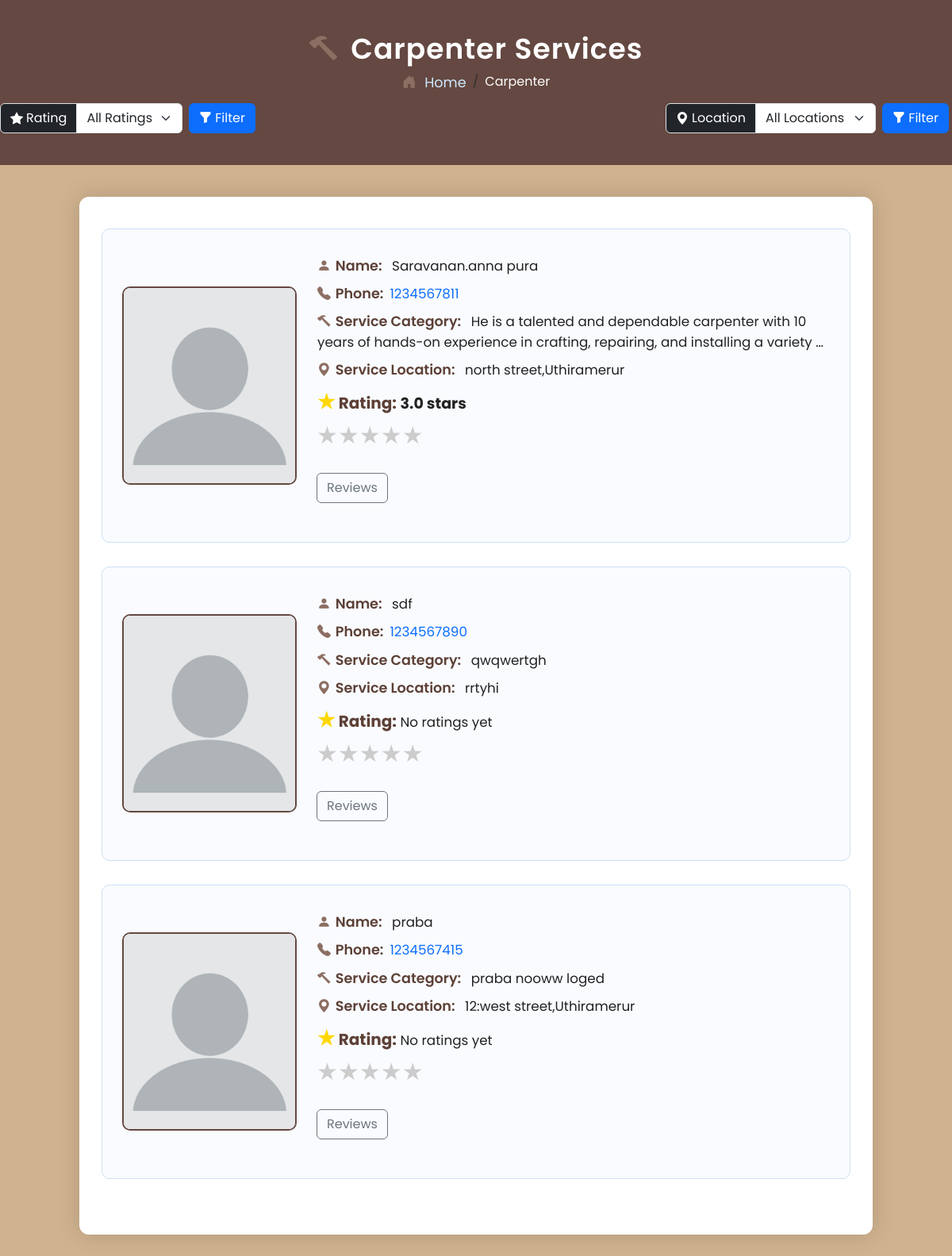
Screenshot of /carpenter/ with the database file from the repository.
### myapp/models.py (models this page shows, shortened)
class Service(models.Model):
    SERVICE_CHOICES = [
        ('PLUMBER', 'Plumber'),
        ('ELECTRICIAN', 'Electrician'),
        ('CARPENTER', 'Carpenter'),
        ('TV TECH', 'TV Technician'),
    ]
    user = models.ForeignKey(User, on_delete=models.CASCADE)
    name = models.CharField(max_length=100)
    service_type = models.CharField(max_length=50, choices=SERVICE_CHOICES)
    description = models.TextField()
    address = models.CharField(max_length=255, blank=True, null=True)
    contact_no = models.CharField(max_length=15, blank=True, null=True)
    created_at = models.DateTimeField(auto_now_add=True)
    updated_at = models.DateTimeField(auto_now=True)

### myapp/views.py (the view)
# urls.py: path('carpenter/', views.carpenter, name='carpenter'),
def carpenter(request):
    selected_location = request.GET.get('location', '')
    min_rating = request.GET.get('rating', '')
    services = Service.objects.filter(service_type='CARPENTER')
    if selected_location:
        services = services.filter(address__icontains=selected_location)
    for service in services:
        service.review = Review.objects.filter(service=service)
        service.average_rating = service.review.aggregate(Avg('rating'))['rating__avg'] or 0
    if min_rating:
        try:
            min_rating = float(min_rating)
            services = [s for s in services if s.average_rating >= min_rating]
        except ValueError:
            pass
    locations = Service.objects.filter(service_type='CARPENTER') \
                               .values_list('address', flat=True).distinct()
    return render(request, 'carpenter.html', {
        'services': services,
        'locations': locations,
        'rating': min_rating,
        'selected_location': selected_location,
    })

### templates/carpenter.html (shortened to what this page needs)
{% extends 'chatbot.html' %}
{% load static %}
{% block content %}
<!DOCTYPE html>
<html lang="en">
<head>
    <link href="https://cdn.jsdelivr.net/npm/bootstrap@5.3.3/dist/css/bootstrap.min.css" rel="stylesheet">
    <link href="https://cdn.jsdelivr.net/npm/bootstrap-icons@1.10.5/font/bootstrap-icons.css" rel="stylesheet">
    <link rel="stylesheet" href="{% static 'css/carpenter.css' %}">
</head>
<body>
<div class="profile-header">
    <h2><i class="bi bi-hammer icon"></i> Carpenter Services</h2>
    <nav aria-label="breadcrumb">
        <ol class="breadcrumb mb-2">
            <li class="breadcrumb-item">
                <a href="{% url 'homepage' %}">
                    <i class="bi bi-house-door-fill icon"></i> Home
                </a>
            </li>
            <li class="breadcrumb-item active text-white" aria-current="page">Carpenter</li>
        </ol>
        <div class="d-flex justify-content-between align-items-center">
            <form method="get" action="" class="w-100 d-flex justify-content-between flex-wrap align-items-center gap-2">
                <div class="input-group py-1" style="max-width: 230px;">
                    <label class="input-group-text bg-dark text-white" for="ratingSelect">
                        <i class="bi bi-star-fill me-1"></i> Rating
                    </label>
                    <select name="rating" id="ratingSelect" class="form-select">
                        <option value="">All Ratings</option>
                    </select>
                </div>
                <button type="submit" class="btn btn-primary" style="height: 38px; border-radius: 0.375rem;">
                    <i class="bi bi-funnel-fill"></i> Filter
                </button>
                <div class="input-group" style="max-width: 265px;">
                    <label class="input-group-text bg-dark text-white" for="locationSelect">
                        <i class="bi bi-geo-alt-fill me-1"></i> Location
                    </label>
                    <select name="location" id="locationSelect" class="form-select">
                        <option value="">All Locations</option>
                    </select>
                </div>
                <button type="submit" class="btn btn-primary me-1" style="height: 38px; border-radius: 0.375rem;">
                    <i class="bi bi-funnel-fill"></i> Filter
                </button>
            </form>
        </div>
    </nav>
</div>
<div class="container profile-container">
    <div class="row">
        {% if services %}
            {% for service in services %}
                <div class="profile-box">
                    <img src="{% static 'images/logo/profile.webp' %}" alt="Profile Picture">
                    <div class="profile-details">
                        <p><i class="bi bi-person-fill icon"></i><span class="label">Name:</span> {{ service.name }}</p>
                        <p><i class="bi bi-telephone-fill icon"></i><span class="label">Phone:</span><a href="tel:{{ service.contact_no }}">{{ service.contact_no }}</a></p>
                        <p><i class="bi bi-hammer icon"></i><span class="label">Service Category:</span> {{ service.description|truncatewords:20 }}</p>
                        <p><i class="bi bi-geo-alt-fill icon"></i><span class="label">Service Location:</span> {{ service.address }}</p>
                        <p><strong><span style="color: gold; font-size: 25px;">&#9733;</span>  Rating:</strong>
                            {% if service.average_rating %}
                               <span>{{ service.average_rating|floatformat:1 }} stars</span>
                            {% else %}
                                No ratings yet
                            {% endif %}
                        </p>
                        <div class="mb-4">
                            <div class="rating-stars">
                                {% for i in "54321" %}
                                    <label for="star{{ i }}-{{ service.id }}" title="{{ i }} stars">&#9733;</label>
                                {% endfor %}
                            </div>
                        </div>
                        <div class="reviews mb-4">
                            <button class="btn btn-outline-secondary" data-bs-toggle="modal" data-bs-target="#reviewModal"
                                    onclick="openReviewModal('{{ service.id }}')">Reviews</button>
                        </div>
                    </div>
                </div>
            {% endfor %}
            {% endif %}
    </div>
</div>
</body>
</html>
{% endblock content %}

### static/css/carpenter.css (style rules this page uses)
body { background-color:#c19a6bc0; font-family: 'Poppins', sans-serif; color: #333; }
.profile-header { text-align: center; color: #ffffff; padding: 40px 0 20px 0; background-color:#644841; }
.profile-header h2 { font-size: 36px; font-weight: 600; letter-spacing: 1px; }
.breadcrumb { background: transparent; justify-content: center; }
.breadcrumb-item a { color: #d0e9ff; text-decoration: none; font-size: 1.1rem; }
.profile-container { background-color: #ffffff; margin: 40px auto; padding: 40px; border-radius: 12px; max-width: 1000px; box-shadow: 0 0 30px rgba(0, 0, 0, 0.15); animation: fadeIn 1s ease-in-out; }
.profile-box { display: flex; align-items: center; gap: 25px; border: 1px solid #cce0f5; border-radius: 10px; padding: 25px; margin-bottom: 30px; transition: transform 0.3s, box-shadow 0.3s; background-color: #f9fbfe; }
.profile-box img { width: 220px; height: 250px; object-fit: cover; border-radius: 10px; border: 2px solid #644841; }
.profile-details { flex: 1; }
.profile-details p { margin: 0; padding: 8px 1px 1px ; font-size: 1.05rem; color: #222; }
.label { font-weight: 600; margin-right: 8px; color: #5D4037; font-size: 1.1rem; }
.icon { color: #8D6E63; margin-right: 6px; transition: transform 0.3s ease; }
h2 { font-size: 2rem; font-weight: 600; }
.rating-stars { direction: rtl; display: inline-flex; }
.rating-stars label { font-size: 30px; color: #ccc; cursor: pointer; transition: color 0.2s; }
strong { color: #5D4037; font-size: 20px; }
span { font-size: 19px; font-weight: bold; }
a { text-decoration: none; }

### rows the page displays
Service: name "Saravanan.anna pura", contact_no "1234567811", description "He is a talented and dependable carpenter with 10 years of hands-on experience in crafting, repairing, and installing a variety …", address "north street,Uthiramerur", average_rating "3.0"
Service: name "sdf", contact_no "1234567890", description "qwqwertgh", address "rrtyhi", shows "No ratings yet"
Service: name "praba", contact_no "1234567415", description "praba nooww loged", address "12:west street,Uthiramerur", shows "No ratings yet"
